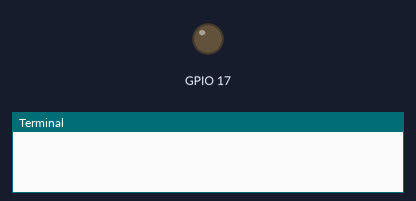
Simulated run of this program. Board: Raspberry Pi (BCM pin numbers). Shown: output pins drawn as LEDs (lit = HIGH), the last lines printed to the terminal. At 15.0 s the program stops and its outputs stay as they are.

Above: at 1.0 s.
At 5.5 s:
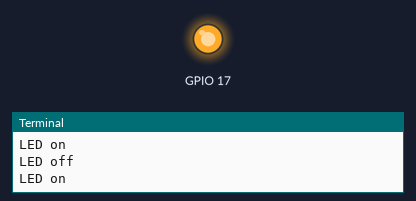
Timing chart, 0 to 6.9 s (numbered marks = the images above):
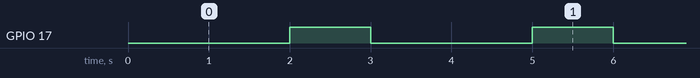

Measured:
- by itself, GPIO 17: alternates HIGH for 1.0 s and LOW for 2.0 s

The program:

led.py
```python
#First Program
#Created on August 25, 2016
#Understanding Python and Using GPIO Pins on Raspberry Pi

import time
import random
import RPi.GPIO as GPIO

GPIO.setmode(GPIO.BCM)
GPIO.setwarnings(False)
GPIO.setup(17, GPIO.OUT)
for i in range(0, 5):
  time.sleep(2)
  print ("LED on")
  GPIO.output(17, GPIO.HIGH)
  time.sleep(1)
  print ("LED off")
  GPIO.output(17, GPIO.LOW)
```
